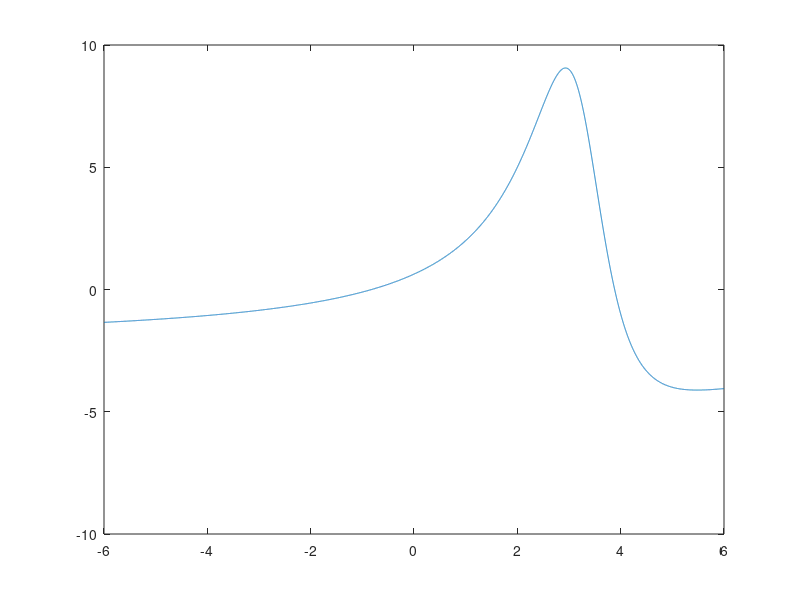

The MATLAB script that drew this image:
A = [1 1 1 -2 -2;1 2 4 -10 -20;1 3 9 -27 -81;1 4 16 4 16;1 5 25 20 100];
b = [2;5;9;-1;-4];
x = A\b;
t=-6:0.001:6;
f= (x(1)+(x(2)*t)+(x(3)*t.^2))./(1+(x(4)*t)+(x(5)*t.^2));
plot(t,f)